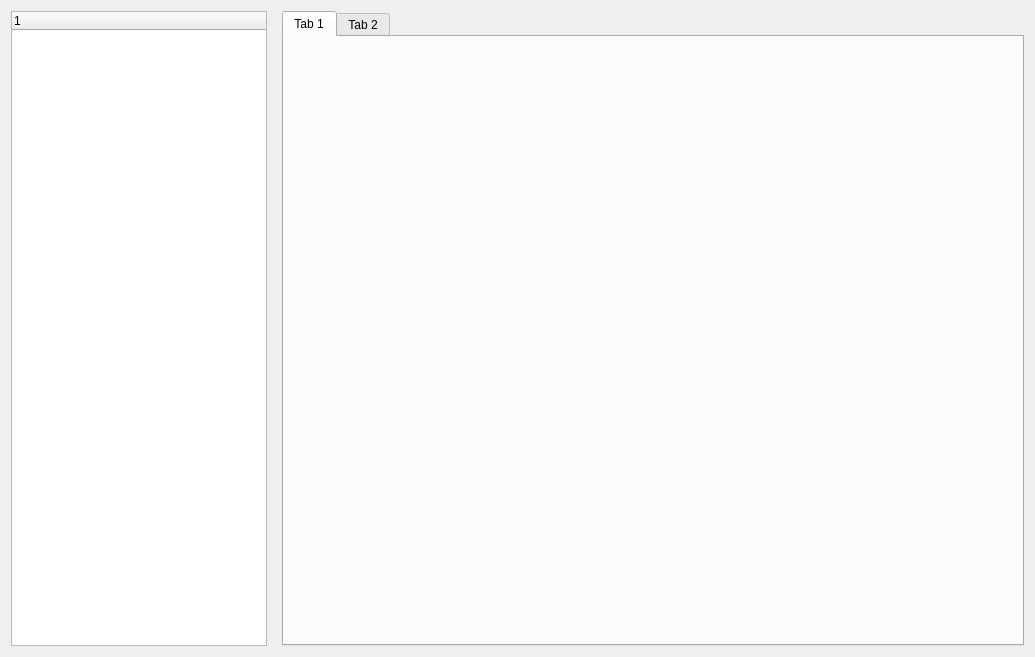
<?xml version="1.0" encoding="UTF-8"?>
<ui version="4.0">
 <class>QMainWinClass</class>
 <widget class="QDialog" name="QMainWinClass">
  <property name="geometry">
   <rect>
    <x>0</x>
    <y>0</y>
    <width>1035</width>
    <height>657</height>
   </rect>
  </property>
  <property name="windowTitle">
   <string>QMainWin</string>
  </property>
  <layout class="QGridLayout" name="gridLayout">
   <item row="0" column="0">
    <layout class="QHBoxLayout" name="horizontalLayout">
     <property name="spacing">
      <number>15</number>
     </property>
     <property name="sizeConstraint">
      <enum>QLayout::SetMaximumSize</enum>
     </property>
     <item>
      <widget class="QTreeWidget" name="tree">
       <column>
        <property name="text">
         <string notr="true">1</string>
        </property>
       </column>
      </widget>
     </item>
     <item>
      <widget class="QTabWidget" name="tabs">
       <property name="sizePolicy">
        <sizepolicy hsizetype="Expanding" vsizetype="Expanding">
         <horstretch>12</horstretch>
         <verstretch>0</verstretch>
        </sizepolicy>
       </property>
       <widget class="QWidget" name="tab">
        <attribute name="title">
         <string>Tab 1</string>
        </attribute>
       </widget>
       <widget class="QWidget" name="tab_2">
        <attribute name="title">
         <string>Tab 2</string>
        </attribute>
       </widget>
      </widget>
     </item>
    </layout>
   </item>
  </layout>
 </widget>
 <layoutdefault spacing="6" margin="11"/>
 <resources/>
 <connections/>
</ui>
